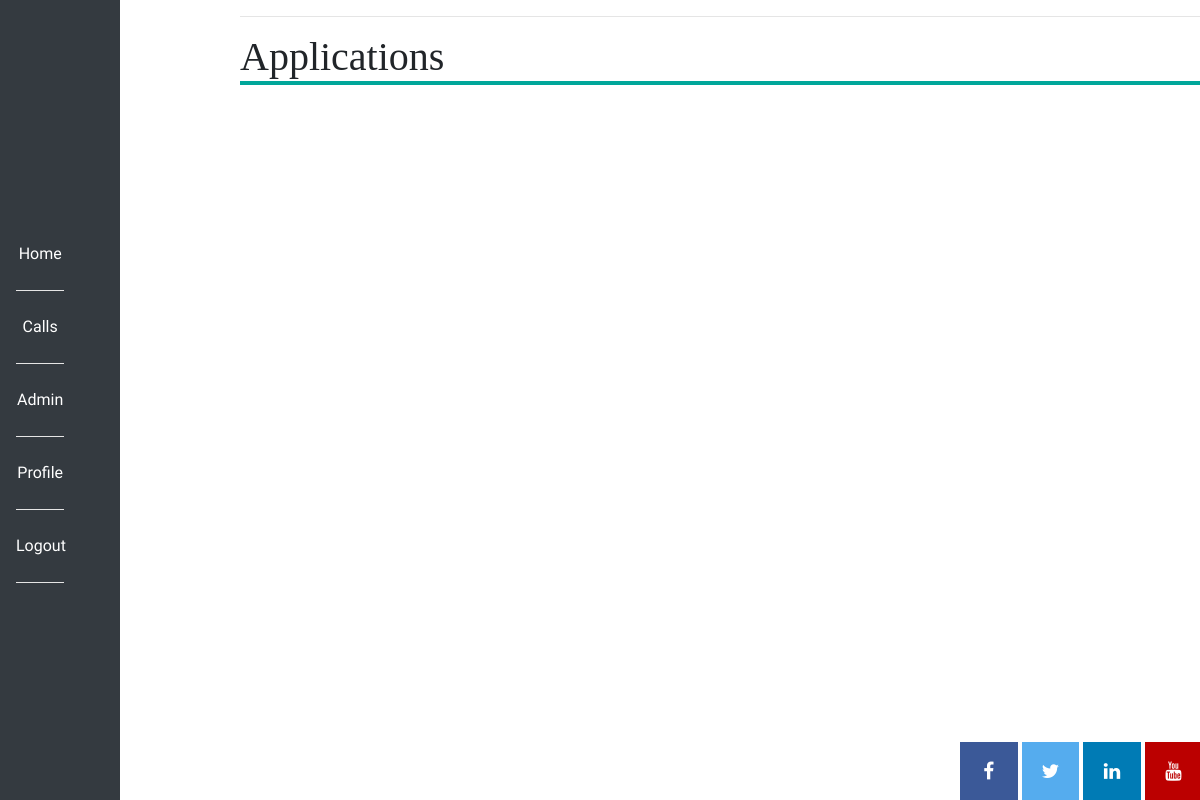
The app's page /review_individual_apps/1 (signed in), older data.
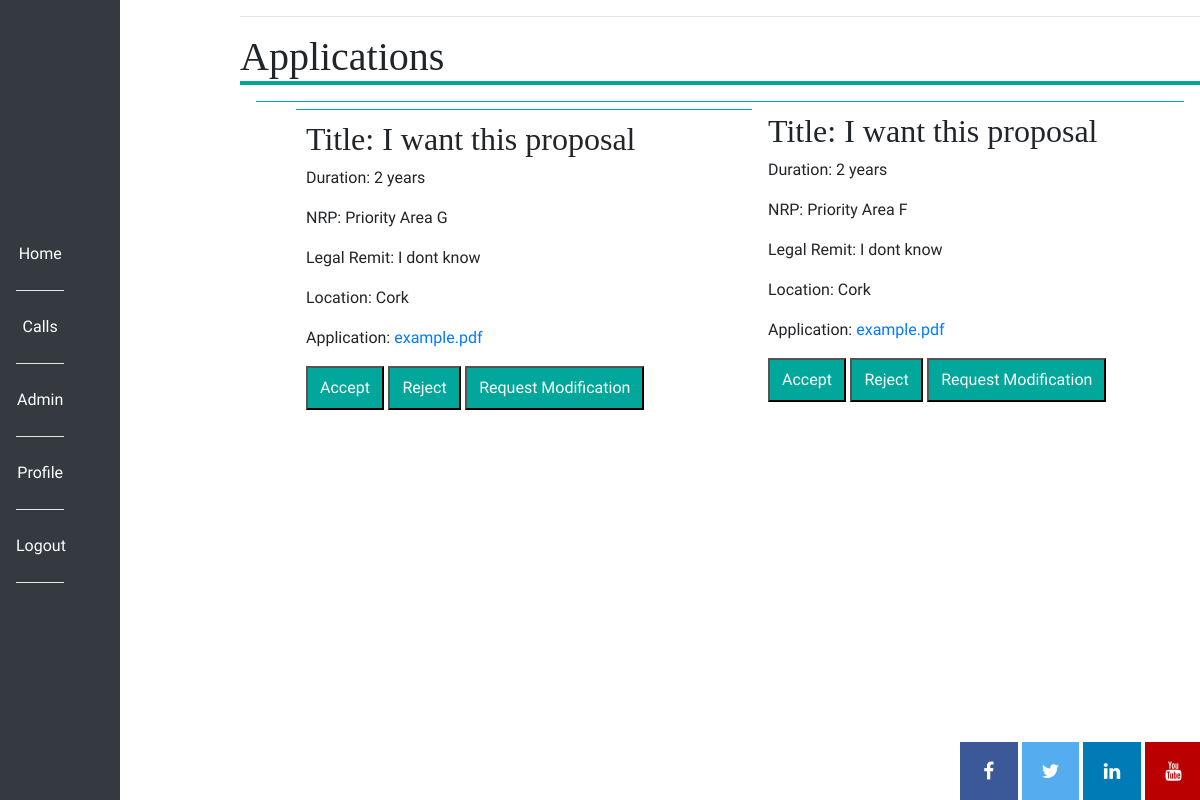
The same page, newer data.
### app/models.py (models this page shows)
class Application(db.Model):
    user_id = db.Column(db.Integer, db.ForeignKey("user.id"))
    proposal_id = db.Column(db.Integer, db.ForeignKey("proposal.id"))
    id = db.Column(db.Integer, primary_key=True)
    path_to_file = db.Column(db.String(30))
    proposal_title = db.Column(db.String(100))
    award_duration = db.Column(db.String(100))
    nrp = db.Column(db.String(100))
    legal_remit = db.Column(db.String(700))
    use_of_animals = db.Column(db.Boolean())
    use_of_humans = db.Column(db.Boolean())
    location = db.Column(db.String(50))
    co_applicants = db.Column(db.String(100))
    abstract = db.Column(db.String(1000))

### app/routes.py (the view)
@app.route("/review_individual_apps/<id>")
@login_required
def review_individual_apps(id):
    if not current_user.access == 2 and not current_user.access == 4:
        flash("Reviewers area only")
        return redirect(url_for("index"))
    proposal = Proposal.query.filter_by(id=id).first_or_404()
    applications = proposal.applications.all()
    return render_template("review_individual_apps.html", svg=svg, title="Review Individual Applications",
                           applications=applications)

### app/models.py (called while the page is built)
@login.user_loader
def load_user(id):
    return User.query.get(int(id))

    def is_admin(self):
        return self.access == 2

### app/routes.py (called while the page is built)
@app.before_request
def before_request():
    if current_user.is_authenticated:
        current_user.last_seen = datetime.utcnow().strftime("%B %d %Y")
        db.session.commit()

### app/templates/review_individual_apps.html
{% extends "base.html" %}
{% block content %}
<main>
<h1>Applications</h1>
<ul>
{% for app in applications %}
    <li class="list">
    <h2>Title: {{ app.proposal_title }}</h2>
    <p>Duration: {{ app.award_duration }}</p>
    <p>NRP: {{ app.nrp }}</p>
    <p>Legal Remit: {{ app.legal_remit }}</p>
    <p>Location: {{ app.location }}</p>
    <p>Application: <a href="/uploads/{{ app.path_to_file }}">{{ app.path_to_file }}</a></p>
    <a href="{{ url_for('accepted', id=app.id) }}"><button>Accept</button></a>
    <a href="{{ url_for('rejected', id=app.id) }}"><button>Reject</button></a>
    <a href="{{ url_for('modify', id=app.id) }}"><button>Request Modification</button></a>
    </li>
</ul>
{% endfor %}
</main>
{% endblock %}

### app/templates/base.html (shortened to what this page needs)
<html>
    <head>
      <link rel="stylesheet" href="https://cdnjs.cloudflare.com/ajax/libs/font-awesome/4.7.0/css/font-awesome.min.css">
      <link rel="stylesheet" href="https://maxcdn.bootstrapcdn.com/bootstrap/4.3.1/css/bootstrap.min.css">
        <link rel="stylesheet" href="{{  url_for('static', filename='css/style.css') }}">
    </head>
    <body>
        <div class="nav">
        <nav class="navbar">
            <ul class="navbar-nav">
                <li class="nav-item"><a class="nav-link" href="{{ url_for('index') }}">Home</a></li>
                <li class="nav-item"><a class="nav-link" href="{{ url_for('calls') }}">Calls</a></li>
                {% if current_user.is_anonymous %}
                <li class="nav-item"><a class="nav-link" href="{{ url_for('login') }}">Login</a></li>
                {% else %}
                    {% if current_user.is_admin() %}
                        <li class="nav-item"><a class="nav-link" href="{{ url_for('admin') }}">Admin</a></li>
                    {% elif current_user.access == 4 %}
                        <li class="nav-item"><a class="nav-link" href="{{ url_for('reviewer') }}">Reviewer</a></li>
                    {% elif current_user.access == 1 %}
                        <li class="nav-item"><a class="nav-link" href="{{ url_for('workbench') }}">Workbench</a></li>
                    {% elif current_user.access == 3 %}
                        <li class="nav-item"><a class="nav-link" href="{{ url_for('host_institution') }}">Host Institution</a></li>
                    {% endif %}
                    <li class="nav-item"><a class="nav-link" href="{{  url_for('profile', username=current_user.username) }}">Profile</a></li>
                    <li class="nav-item"><a class="nav-link" href="{{ url_for('logout') }}">Logout</a></li>
                {% endif %}
            </ul>
        </nav>
        </div>
        <div class="flash">
            <hr>
            </div>
            {% block content %}{% endblock %}
            <div class="social">
                    <a href="https://www.facebook.com/ScienceFoundationIreland/" target="_blank" class="fa fa-facebook"></a>
                    <a href="https://twitter.com/scienceirel" target="_blank" class="fa fa-twitter"></a>
                    <a href="https://www.linkedin.com/company/science-foundation-ireland" target="_blank" class="fa fa-linkedin"></a>
                    <a href="https://www.youtube.com/ScienceFoundationIreland" target="_blank" class="fa fa-youtube"></a>
            </div>
    </body>
</html>

### app/static/css/style.css (style rules this page uses)
.nav { background-color:#343A40; float:left; width:10%; height:100%; position: fixed; top:0; }
nav { width:100%; float:left; }
.nav-item { text-align:center; border-bottom:.1em #e5e5e5 solid; padding: 1em 0em; color:white; }
.nav-link { font-size:1em; color:white; }
ul { width: 55%; float: left; }
.list { list-style: none; border-top: 1px solid #00A79A; margin: 1em; padding: 10px; }
main { display:block; margin-left:20%; }
h1, h2, h3, h4, h5, h6 { font-family:Georgia, Times, serif; }
h1 { border-bottom: .1em solid #00A79A; }
p, div, a { font-family: 'Nobile', Helvetica, Arial, sans-serif; }
button { background-color:#00A79A; color:white; text-align: center; cursor: pointer; padding: 0.5em 0.75em; }
.nav-link, .nav-link:hover, .nav-link:active, .nav-link:visited { color:white; text-decoration: none; }
.social { float:right; margin-left:80%; position: fixed; bottom: 0; width: 50%; }
.fa { padding:1em; font-size: 1.2em; height:3em; width: 3em; text-align: center; text-decoration: none; }
.fa-facebook { background: #3B5998; color: white; }
.fa-twitter { background: #55ACEE; color: white; }
.fa-linkedin { background: #007bb5; color: white; }
.fa-youtube { background: #bb0000; background: #bb0000; color: white; }
a,a:hover, a:focus, a:active { text-decoration: none; }
.flash { padding-left:20%; width:100%; }

Row changes from the older to the newer data that the page shows:
added Application: proposal_title "I want this proposal", award_duration "2 years", nrp "Priority Area G", legal_remit "I dont know", location "Cork", path_to_file "example.pdf"
added Application: proposal_title "I want this proposal", award_duration "2 years", nrp "Priority Area F", legal_remit "I dont know", location "Cork", path_to_file "example.pdf"
